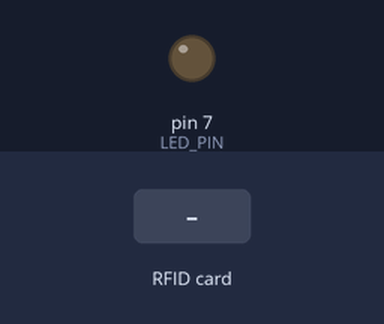
A sketch run on a simulated Arduino Uno, built with avr-gcc and run on an emulated ATmega328P. Parts: output pins drawn as LEDs (lit = HIGH). The test bench sets the inputs (shaded band). Pins used as bus, display or sensor lines are not drawn; what the sketch prints to the serial monitor is not drawn.

Above: at 1.2 s.
1.3 s: RFID card 5E 7A 19 C4 held to the reader
At 1.48 s:
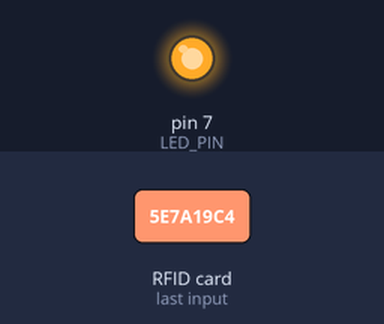
Timing chart, 0 to 4.3 s (numbered marks = the images above; inputs shaded):
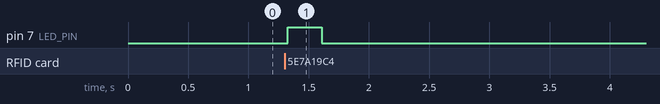

Measured:
- after the input at 1.3 s, pin 7 (LED_PIN): LOW → HIGH at once, → LOW 0.28 s later

The sketch:

arduino_rfid.ino
```cpp
#include <SPI.h>
#include <MFRC522.h>

//SETUPS
#define LOOP_INTERVAL 100 //

//LED
#define LED_PIN  7
//RFID PINS
#define RST_PIN  9
#define SS_PIN   10

//id available detection
#define available_THRESHOLD 10
int available_counter = 0;

//Create MFRC522 instance
MFRC522 mfrc522(SS_PIN, RST_PIN);
MFRC522::MIFARE_Key key;

//UID
//UID buffer
int UID_BUF[7];

//CID
//currentTag's CID(Custom ID)
int CID_val;
//preTag's CID
int pre_val;

//Tag's transion status
boolean tag_transition = false;

boolean attack_detection = false;

int flag = 0;

//Counter to delay loop
int count;


void setup() {
  //SERIAL SETUP
  Serial.begin(9600);
  while (!Serial);

  //RFID and SPI SETUP
  //Init SPI bus
  SPI.begin();
  //Init MFRC522
  mfrc522.PCD_Init();

  //PIN SETUP
  pinMode(LED_PIN, OUTPUT);
  digitalWrite(LED_PIN, LOW);
}

void loop() {
  //Increment count for timer
  count ++;
  if (count > LOOP_INTERVAL) {
    count = 0;
    dump_byte_array(mfrc522.uid.uidByte, mfrc522.uid.size);
    //tag_transition = transition_finder(pre_val);
    //if Tag is on the Reader
    if (mfrc522.PICC_IsNewCardPresent() && mfrc522.PICC_ReadCardSerial()) {
      available_counter = 0;
      digitalWrite(LED_PIN, HIGH);
      Serial.write(CID_val);
    } else {
      available_counter ++;
      //Serial.println(available_counter);
      if (available_counter > available_THRESHOLD) {
        Serial.write(0);
        digitalWrite(LED_PIN, LOW);
      }
    }
  }
}


//read tag value and convert to int
void dump_byte_array(byte * buffer, byte bufferSize) {
  for (byte i = 0; i < bufferSize; i++) {
    UID_BUF[i] = buffer[i];
  }
  CID_val = UID_BUF[1] % 10;
}

//compare preTag's value and currentTag's value
bool transition_finder(int val) {
  if (val !=  CID_val) {
    return true;
  } else {
    return false;
  }
}

//LED blink only one time
void led_blink() {
  digitalWrite(LED_PIN, HIGH);
  delay(50);
  digitalWrite(LED_PIN, LOW);
  delay(50);
}
```
